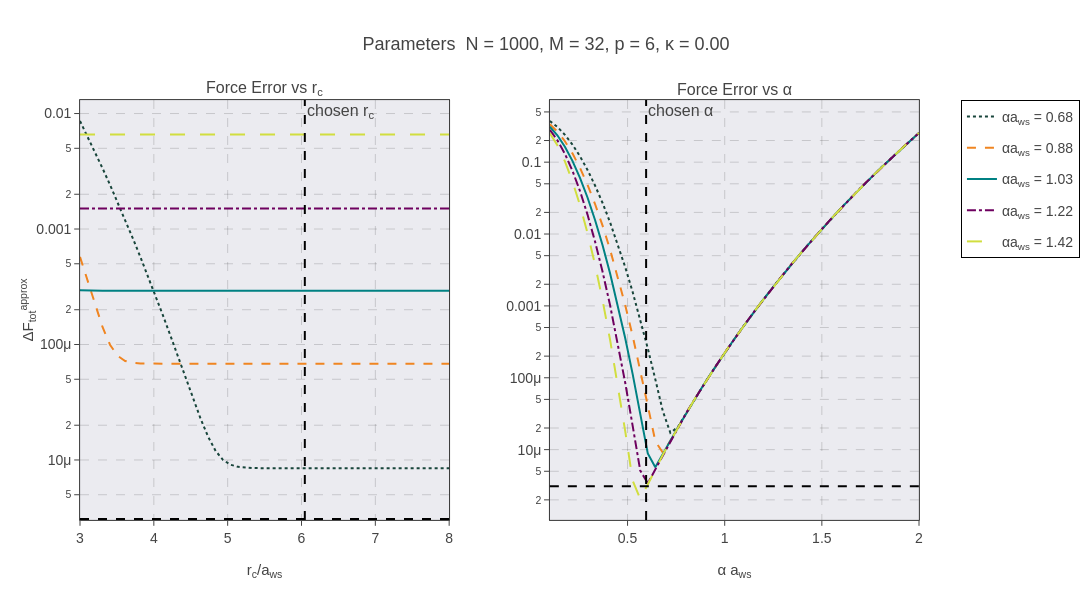

Source (notebook cell):
### Code cell
fig = preproc.make_pppm_line_plot_interactive(rcuts, alphas, 
                                        preproc.potential.pppm_alpha_ewald * preproc.potential.a_ws,
                                        preproc.potential.rc / preproc.potential.a_ws, total_force_error)
fig.show()
